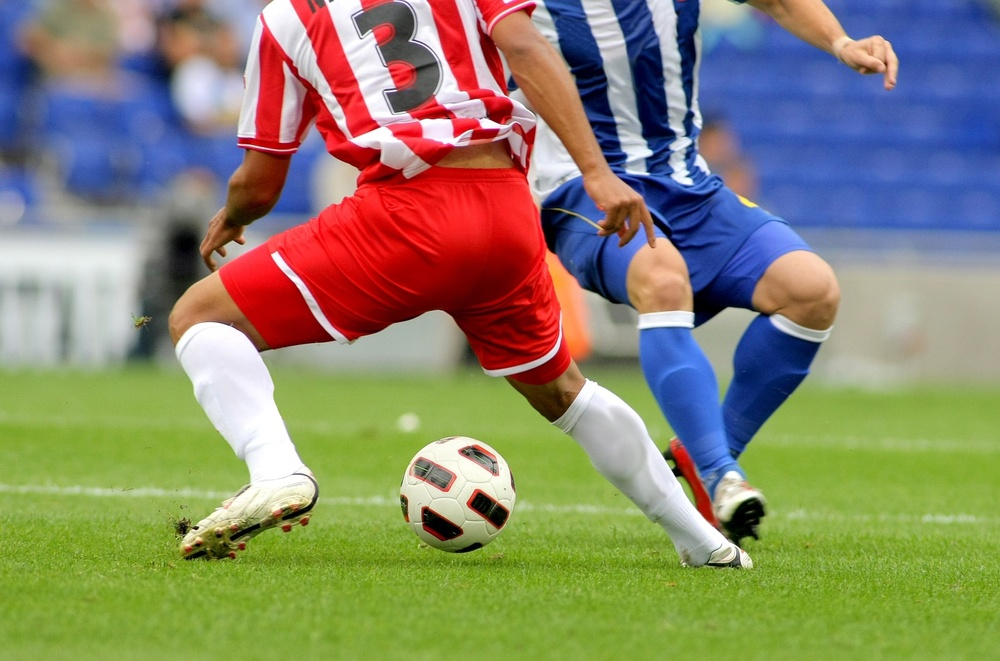
#> input picture computer vision/practice3/soccer.jpg, 1000 x 661 px, shrunk from 1434 x 948 before the run
$ jupyter execute Hw3-2.ipynb
#> lines starting #> are read from the running program, lines starting #| are printed output that depends on the picture; after the words box and inside, x2 and y2 are one past the last pixel; in counts of white or black regions, pixels touching at a corner belong together
[cell 1]
# Otsu Threshold of soccer for Red Channel Image: 113.0
# Otsu Threshold of rose for Gray Image: 79.0
# Otsu Threshold of rose for Red Channel Image: 112.0

import cv2 as cv

# Read the image
img = cv.imread('soccer.jpg', cv.IMREAD_COLOR)  # Read the image in BGR format
#> img is the input picture: shape (661, 1000, 3); mean B, G, R 107.3, 133.3, 136.8
img2 = cv.imread('rose.png', cv.IMREAD_COLOR)  # Read the image in BGR format
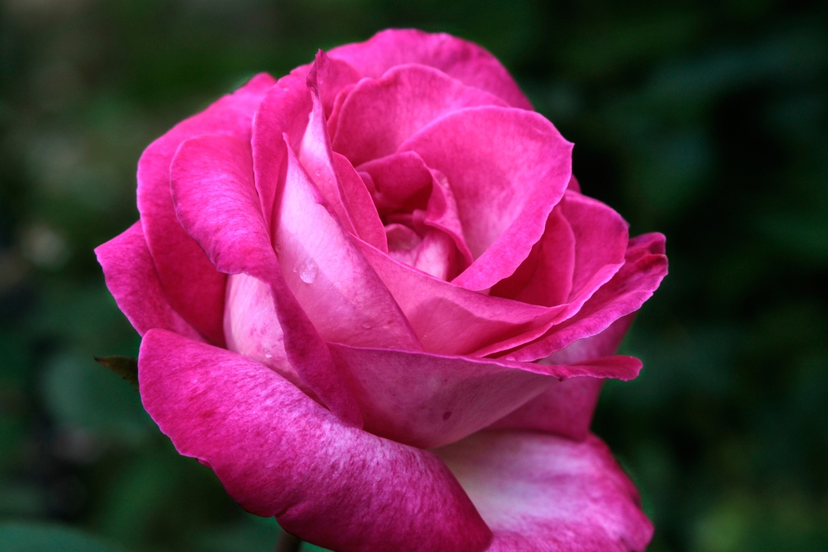
#> input picture computer vision/practice3/rose.png, 828 x 552 px, shrunk from 1188 x 792 before the run
#> img2 is the input picture: shape (552, 828, 3); mean B, G, R 74.2, 43.7, 103.8
if img is None:
    print("File not found")

# Convert the image to grayscale
gray_img2 = cv.cvtColor(img2, cv.COLOR_BGR2GRAY)
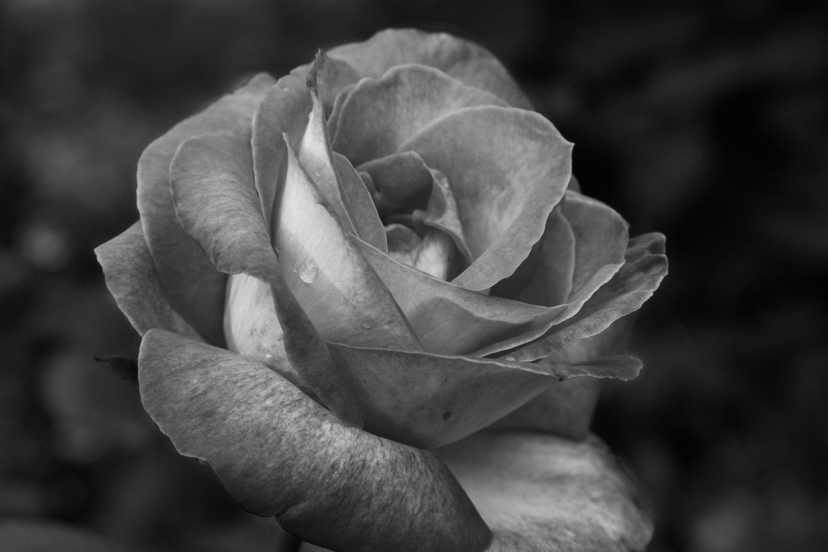
#> gray_img2: shape (552, 828); min 1, max 226, mean 65.1

# Extract the red channel
red_channel_img = img[:, :, 2]  # BGR channels are 0, 1, 2, here extracting the red channel
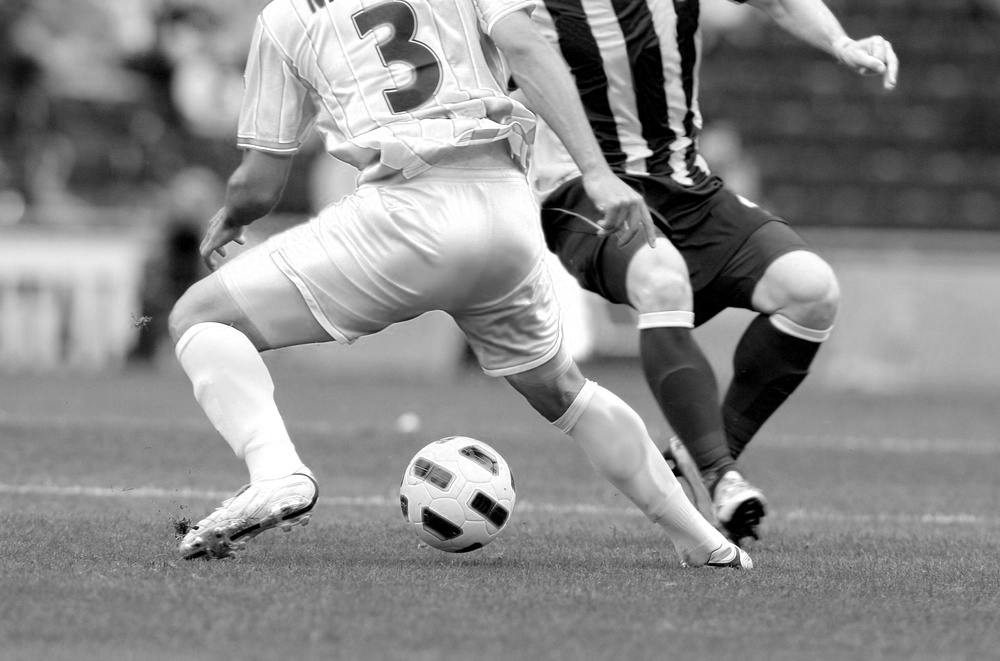
#> red_channel_img: shape (661, 1000); min 0, max 255, mean 136.8
red_channel_img2 = img2[:, :, 2]  # BGR channels are 0, 1, 2, here extracting the red channel
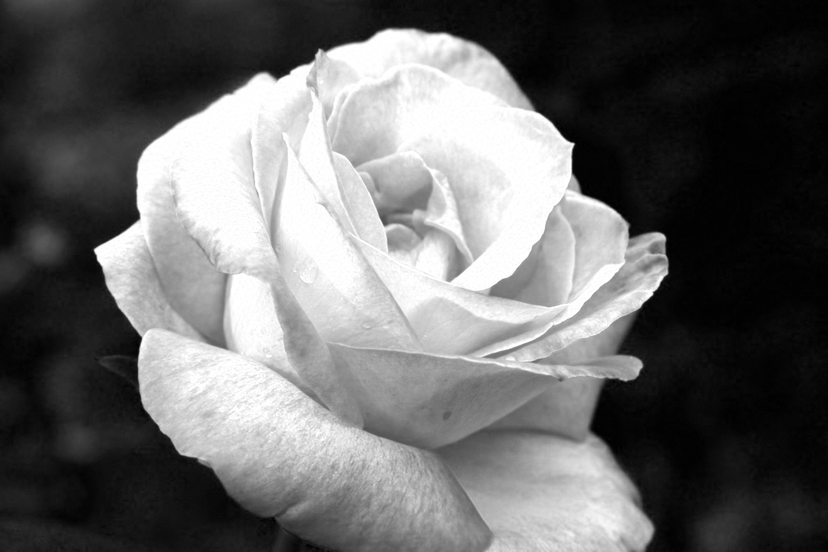
#> red_channel_img2: shape (552, 828); min 0, max 255, mean 103.8

# Apply thresholding
ret, thresh1 = cv.threshold(img, 128, 255, cv.THRESH_BINARY)
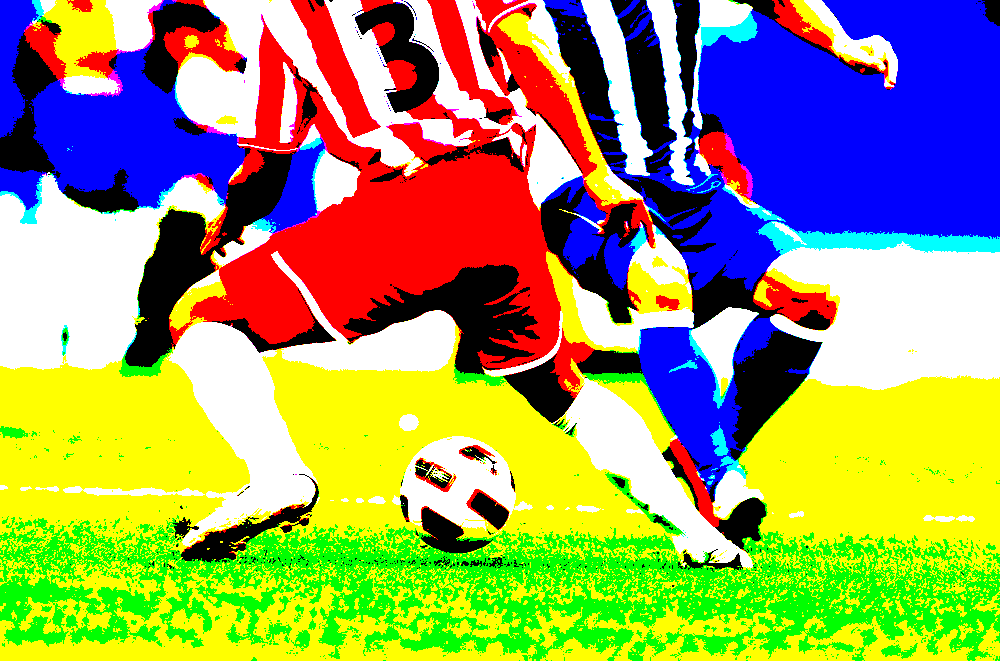
#> thresh1: shape (661, 1000, 3); mean B, G, R 99.6, 155.8, 155.5
ret2, thresh2 = cv.threshold(red_channel_img, 0, 255, cv.THRESH_BINARY + cv.THRESH_OTSU)
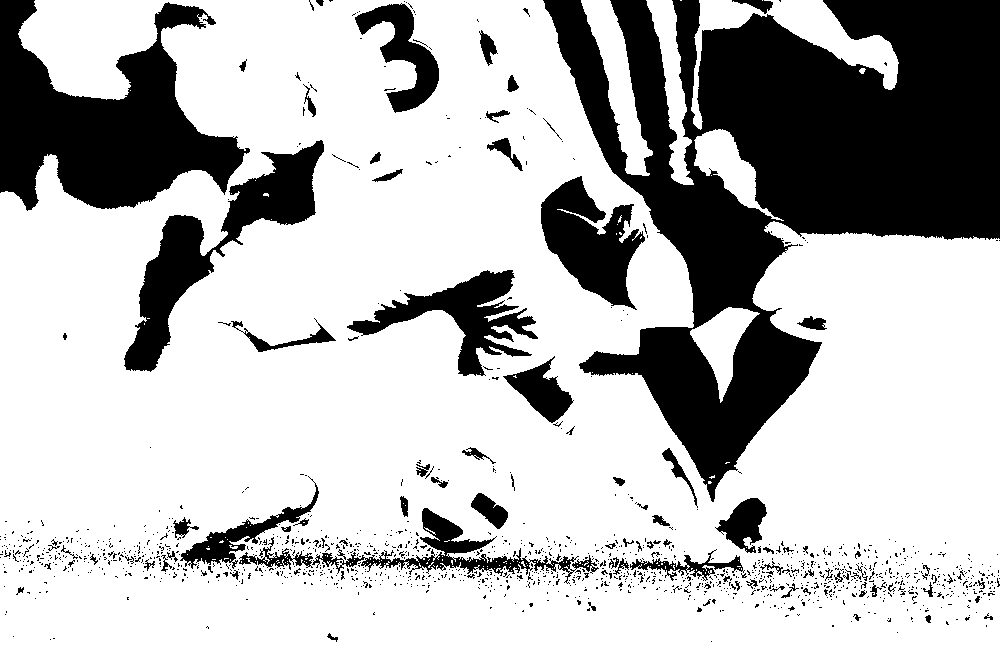
#> thresh2: shape (661, 1000); 72.8% white; 1364 black regions (1266 under 20 px), largest, box (x1, y1, x2, y2) and area: (543, 0, 1000, 502) 101762, (0, 0, 250, 211) 27195, (124, 140, 324, 372) 11569
#> ret2 = 113

print('Otsu Threshold of soccer for Red Channel Image:', ret2)
#| Otsu Threshold of soccer for Red Channel Image: 113.0

ret3, thresh3 = cv.threshold(gray_img2, 128, 255, cv.THRESH_BINARY+ cv.THRESH_OTSU)
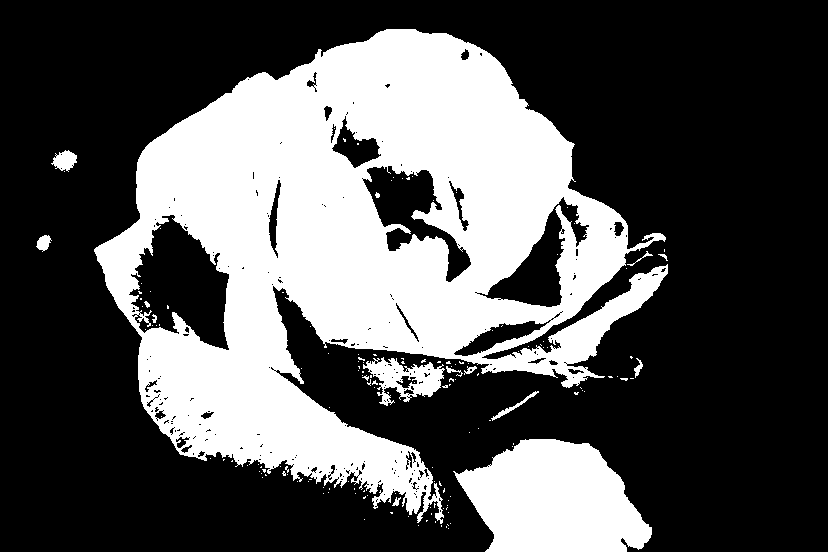
#> thresh3: shape (552, 828); 33.5% white; 153 white regions (138 under 20 px), largest, box (x1, y1, x2, y2) and area: (94, 29, 668, 524) 134001, (453, 439, 652, 552) 15910, (363, 357, 445, 406) 1861
#> ret3 = 79
ret4, thresh4 = cv.threshold(red_channel_img2, 0, 255, cv.THRESH_BINARY + cv.THRESH_OTSU)
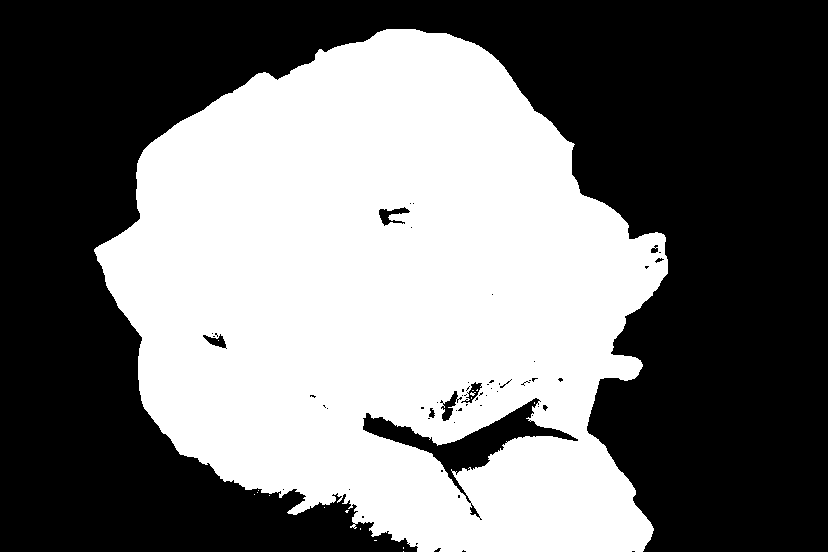
#> thresh4: shape (552, 828); 45.2% white; 17 white regions (16 under 20 px), largest, box (x1, y1, x2, y2) and area: (94, 29, 668, 552) 206709
#> ret4 = 112

print('Otsu Threshold of rose for Gray Image:', ret3)
#| Otsu Threshold of rose for Gray Image: 79.0
print('Otsu Threshold of rose for Red Channel Image:', ret4)
#| Otsu Threshold of rose for Red Channel Image: 112.0

# Display images
titles = ['Original Image1', 'img1_Binary128', 'img1_Otsu','Original Image2', 'img2_Binary128', 'img2_Otsu']
images = [img, thresh1, thresh2,img2, thresh3, thresh4]

for i in range(6):
    cv.imshow(titles[i], images[i])

cv.waitKey(0)  # Wait for a key press, 0 means infinite wait
cv.destroyAllWindows()
